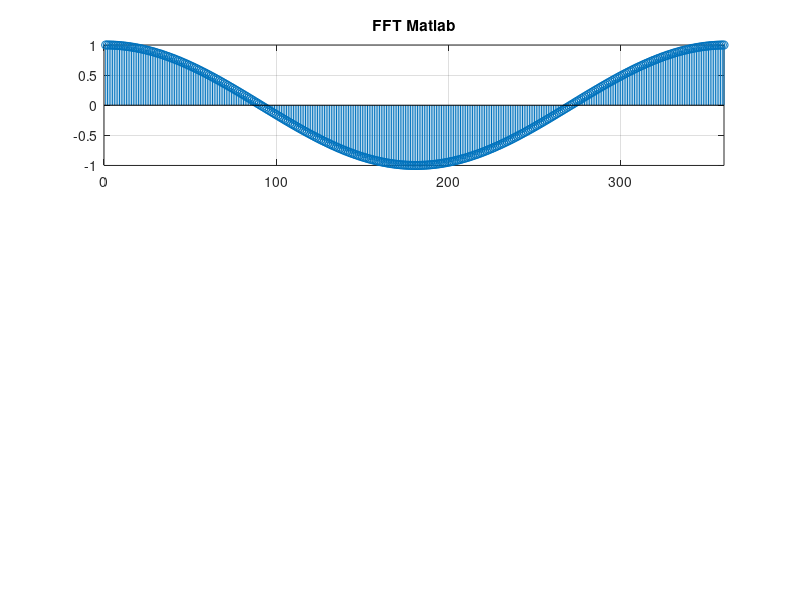

Write MATLAB code to recreate this figure. (Note: this script raises an error after producing the figure.)
clc
clear all
close all

N = 360;

n = 1:1:N;

x = [0 1 zeros(1,N-2)];

fft_len = sprintf('GTW%dpt(x)',N);

XfMat = fft(x);
figure(1);
subplot(3,1,1);
stem(n,(XfMat));
grid on;
title('FFT Matlab');
axis([0 N]);

XfGTW = eval(fft_len);
subplot(3,1,2);
stem(n,(XfGTW));
grid on;
title('FFT GTW');
axis([0 N]);

subplot(3,1,3);
plot(n,abs(XfMat-XfGTW));
grid on;
title('Diff. b/n FFT Matlab and FFT GTW');
axis([0 N]);

%================================================